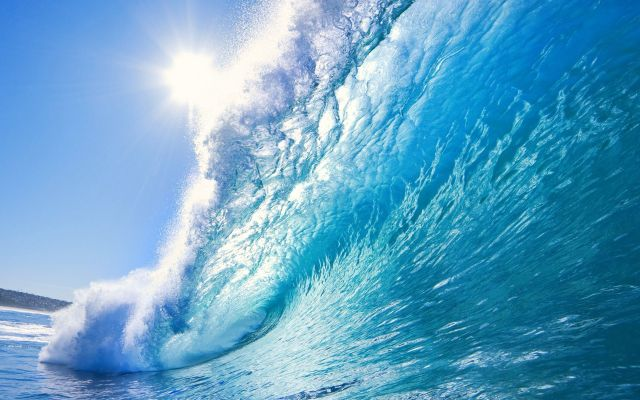
#> input picture 2al1/images/ocean.jpg, 640 x 400 px
$ python splitting_and_mergin.py
#> lines starting #> are read from the running program, lines starting #| are printed output that depends on the picture
'''
Created on Nov 24, 2016

@author: iskandar
'''


from __future__ import print_function;
import numpy as np;
import cv2;


image = cv2.imread('images/ocean.jpg');
#> image is the input picture: shape (400, 640, 3); mean B, G, R 198.8, 163.1, 98.2
(B, G, R) = cv2.split(image);
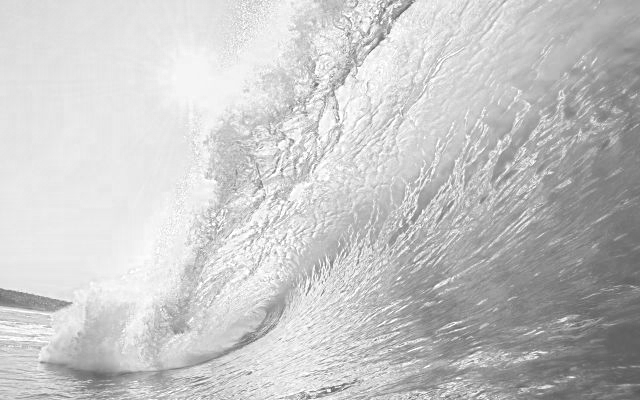
#> B: shape (400, 640); min 86, max 255, mean 198.8
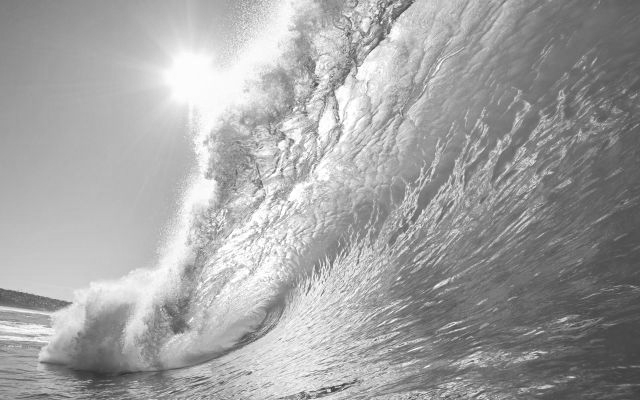
#> G: shape (400, 640); min 48, max 255, mean 163.1
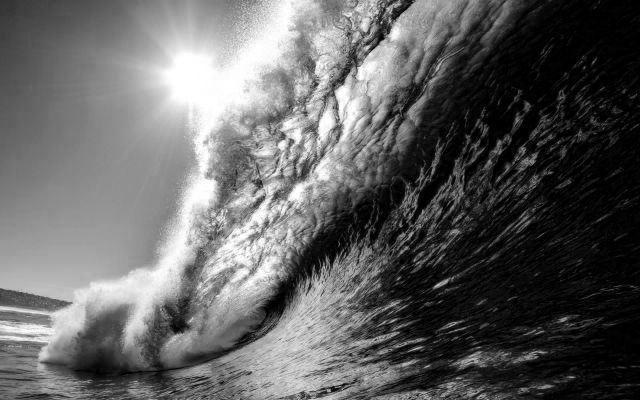
#> R: shape (400, 640); min 0, max 255, mean 98.2

cv2.imshow("Blue", B);
cv2.imshow("Green", G);
cv2.imshow("Red", R);

cv2.waitKey(0);

merged = cv2.merge([B,G,R]);
cv2.imshow("merged", merged);
cv2.waitKey(0);

zeros = np.zeros(image.shape[:2], dtype='uint8');
cv2.imshow("Red", cv2.merge([zeros, zeros, R]));
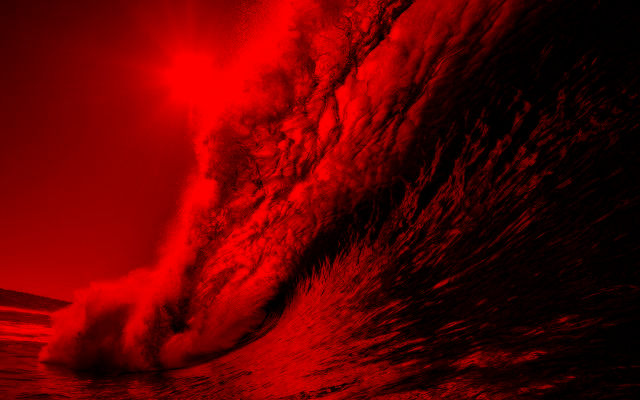
#> window 'Red': shape (400, 640, 3); mean B, G, R 0, 0, 98.2
cv2.imshow("Green", cv2.merge([zeros, G, zeros]));
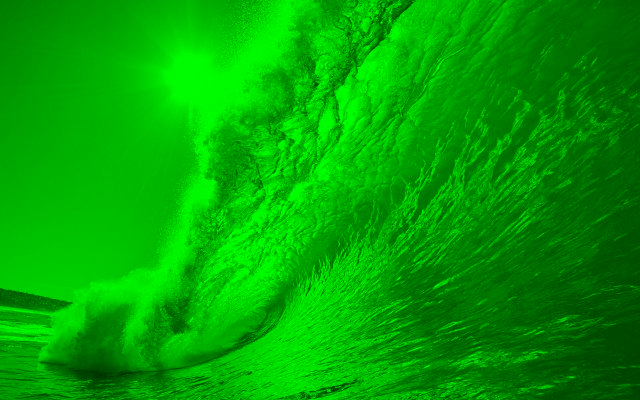
#> window 'Green': shape (400, 640, 3); mean B, G, R 0, 163.1, 0
cv2.imshow("Blue", cv2.merge([B, zeros, zeros]));
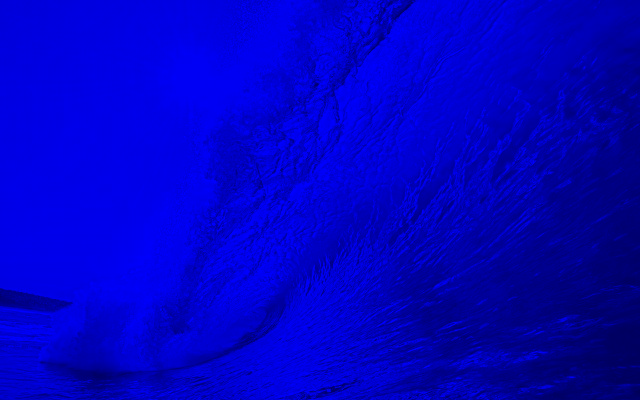
#> window 'Blue': shape (400, 640, 3); mean B, G, R 198.8, 0, 0

cv2.waitKey(0);


cv2.destroyAllWindows();

$ run again, with 2al1/images/coins.jpg copied over 2al1/images/ocean.jpg
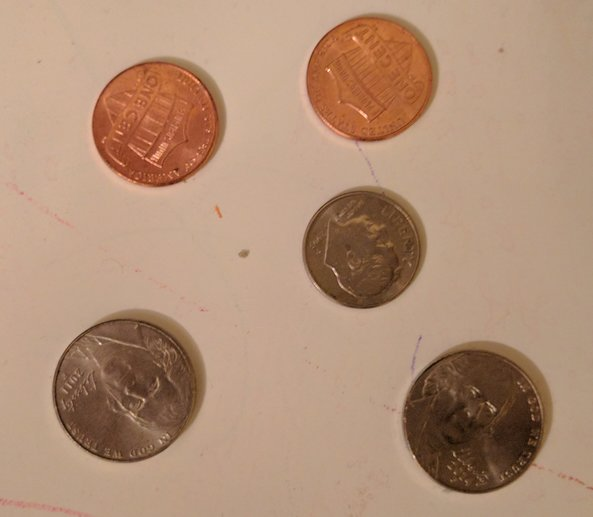
#> input picture 2al1/images/coins.jpg, 593 x 517 px
#> image is the input picture: shape (517, 593, 3); mean B, G, R 119.1, 143.3, 176.9
#> `cv2.imshow("Green", cv2.merge([zeros, G, zeros]));`:
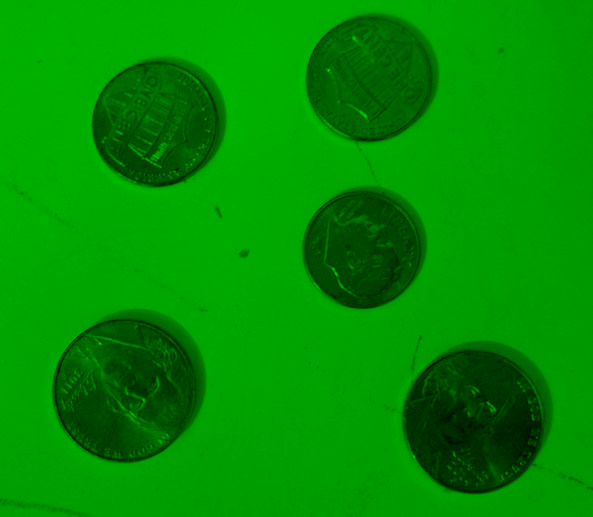
#> window 'Green': shape (517, 593, 3); mean B, G, R 0, 143.3, 0
#> `cv2.imshow("Blue", cv2.merge([B, zeros, zeros]));`:
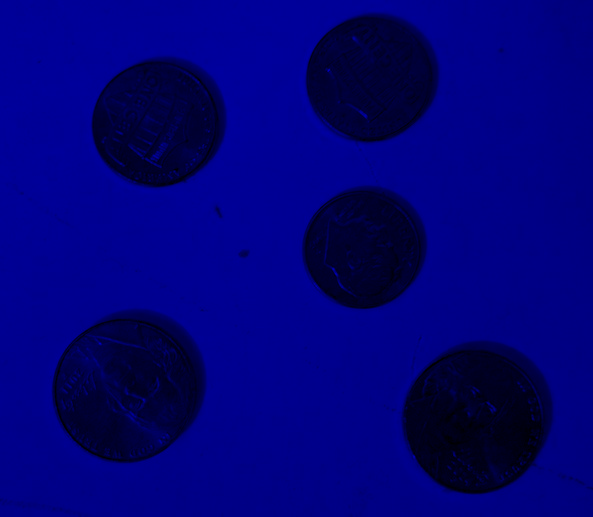
#> window 'Blue': shape (517, 593, 3); mean B, G, R 119.1, 0, 0
